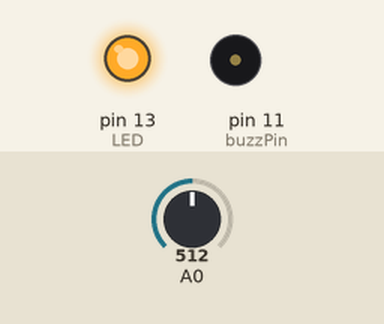
Bench run of a sketch on a simulated Arduino Uno, built with avr-gcc and run on an emulated ATmega328P. Parts: output pins drawn as LEDs (lit = HIGH), buzzer (waves = sounding, pin HIGH). The inputs (shaded band) are chosen by the test bench; at power-on: A0 = 512.

Above: at 1.2 s.
1.3 s: A0 set to 836
2.8 s: A0 set to 869
At 3.6 s:
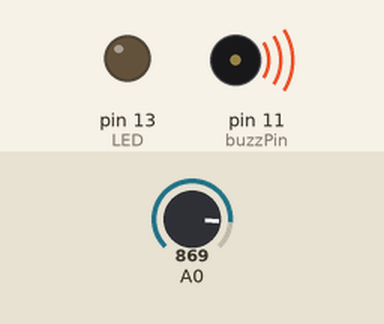
5.8 s: A0 set to 840
At 7.0 s:
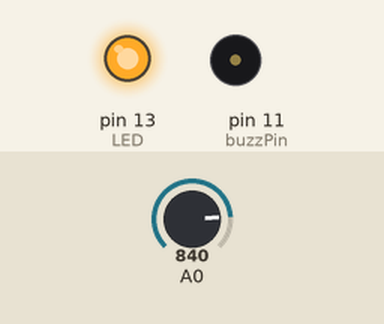
7.3 s: A0 set to 860
At 8.1 s:
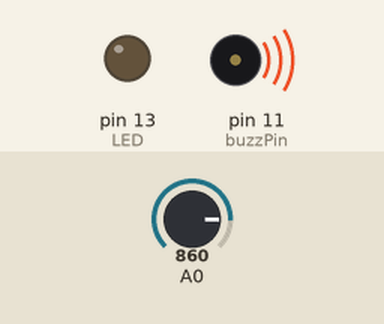
Timing chart, 0 to 10.3 s (numbered marks = the images above; inputs shaded):
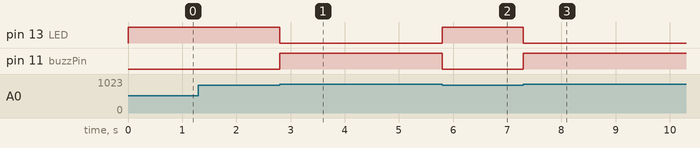

The sketch:

Project_19_Laser_Trip_Wire.ino
```cpp
int buzzPin = 11; // Pin connected to the buzzer
int LED = 13; // Pin connected to the LED
void setup() {
  pinMode(buzzPin, OUTPUT); // Set pin as output
  pinMode(LED, OUTPUT); // Set pin as output
}
void loop() {
  if (analogRead(0) > 850) { // Set this value depending on the
    // values of your photoresistor
    digitalWrite(buzzPin, HIGH); // If value is above 850,
    // turn the buzzer ON
    digitalWrite(LED, LOW); // If value is above 850,
    // turn the LED OFF
    delay(1000); // Wait for 1 second
    digitalWrite(buzzPin, LOW);
    digitalWrite(LED, LOW);
  } else {
    digitalWrite(buzzPin, LOW); // If value is 850 or below (light
    // shining on photoresistor), the
    // buzzer is off
    digitalWrite(LED, HIGH); // If value is 850 or below (light
    // shining on photoresistor), the
    // LED is on
  }
}
```

Measured:
- the behaviour switches between 850 and 851 on A0 (found by bisection; images 0 and 1)
- after the input at 1.3 s, every drawn part: stays the same
- after the input at 2.8 s, pin 13 (LED): HIGH → LOW at once; pin 11 (buzzPin): LOW → HIGH at once
- after the input at 5.8 s, pin 13 (LED): LOW → HIGH at once; pin 11 (buzzPin): HIGH → LOW at once
- after the input at 7.3 s, pin 13 (LED): HIGH → LOW at once; pin 11 (buzzPin): LOW → HIGH at once
